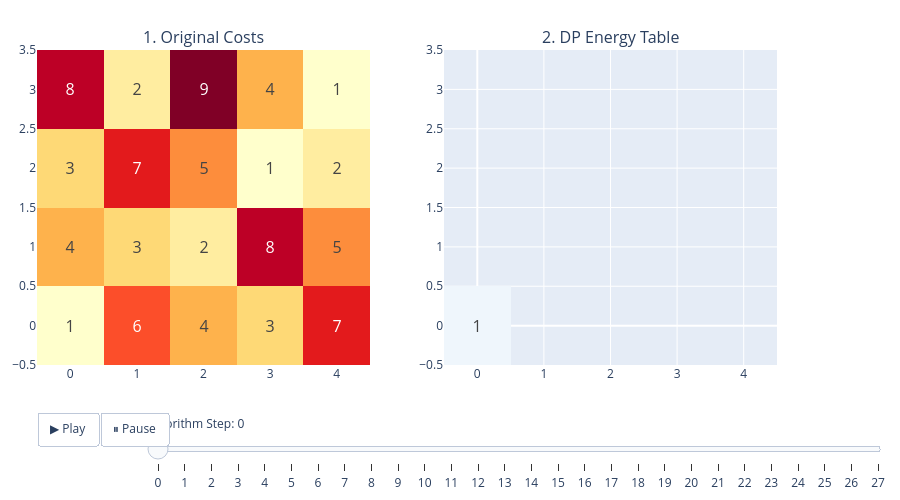

This figure's notebook cell:
### Markdown cell above
---
## 💡 Optional Visual Aid: How the DP Algorithm Works

*Note: This section is purely an interactive visualization to help you understand Dynamic Programming! It is not relevant for the exam.*

Dynamic Programming can be hard to visualize in your head. The code below generates an interactive animation of the `optimal_climb_dp` function you just wrote. 

Use the slider to walk through the algorithm step-by-step. 
1. Watch how it pre-calculates the absolute minimum energy required to reach **every single cell**.
2. Once the table is fully populated, watch how it "backtracks" from the goal, simply choosing the smallest number at each step to trace the perfect path!

### Code cell
import numpy as np
import plotly.graph_objects as go
from plotly.subplots import make_subplots

# The original rock face from Task 1
rock_face = np.array([
    [8, 2, 9, 4, 1],
    [3, 7, 5, 1, 2],
    [4, 3, 2, 8, 5],
    [1, 6, 4, 3, 7]
])

# Flip the rock face mathematically so [0,0] is the bottom-left start
grid = np.flipud(rock_face)
rows, cols = grid.shape

# --- 1. Precompute all DP states for the animation ---
dp_states = []
current_dp = np.full((rows, cols), np.nan)

# Base case
current_dp[0, 0] = grid[0, 0]
dp_states.append(current_dp.copy())

# First column
for i in range(1, rows):
    current_dp[i, 0] = current_dp[i-1, 0] + grid[i, 0]
    dp_states.append(current_dp.copy())

# First row
for j in range(1, cols):
    current_dp[0, j] = current_dp[0, j-1] + grid[0, j]
    dp_states.append(current_dp.copy())

# Rest of the grid
for i in range(1, rows):
    for j in range(1, cols):
        current_dp[i, j] = grid[i, j] + min(current_dp[i-1, j], current_dp[i, j-1])
        dp_states.append(current_dp.copy())

# --- 2. Precompute the backtracking path ---
i, j = rows-1, cols-1
path = [(i, j)]
while i > 0 or j > 0:
    if i == 0:
        j -= 1
    elif j == 0:
        i -= 1
    else:
        if current_dp[i-1, j] < current_dp[i, j-1]:
            i -= 1
        else:
            j -= 1
    path.append((i, j))

path_states = []
current_path = []
for step in reversed(path):
    current_path.append(step)
    path_states.append(list(current_path))

# --- 3. Build the Native Plotly Figure ---
fig = make_subplots(rows=1, cols=2, subplot_titles=("1. Original Costs", "2. DP Energy Table"))

max_val = np.nanmax(dp_states[-1])

# Trace 0: Original Grid (Static)
fig.add_trace(go.Heatmap(
    z=grid, text=grid, texttemplate="%{text}", textfont={"size": 16},
    colorscale="YlOrRd", showscale=False, hoverinfo="none"
), row=1, col=1)

# Trace 1: DP Grid (Initial State)
text_dp_init = [[f"{val:.0f}" if not np.isnan(val) else "" for val in row] for row in dp_states[0]]
fig.add_trace(go.Heatmap(
    z=dp_states[0], text=text_dp_init, texttemplate="%{text}", textfont={"size": 16},
    colorscale="Blues", zmin=0, zmax=max_val, showscale=False, hoverinfo="none"
), row=1, col=2)

# Trace 2: Path on Original (Initial Empty State)
fig.add_trace(go.Scatter(x=[], y=[], mode="markers+lines", 
                         marker=dict(color="lime", size=10), line=dict(color="lime", width=4), 
                         showlegend=False, hoverinfo="none"), row=1, col=1)

# Trace 3: Path on DP (Initial Empty State)
fig.add_trace(go.Scatter(x=[], y=[], mode="markers+lines", 
                         marker=dict(color="lime", size=10), line=dict(color="lime", width=4), 
                         showlegend=False, hoverinfo="none"), row=1, col=2)

# --- 4. Generate Frames ---
frames = []
total_steps = len(dp_states) + len(path_states)

for k in range(total_steps):
    # Determine the current state based on step index
    if k < len(dp_states):
        z_dp = dp_states[k]
        p_trace = []
    else:
        z_dp = dp_states[-1]
        p_trace = path_states[k - len(dp_states)]

    text_dp = [[f"{val:.0f}" if not np.isnan(val) else "" for val in row] for row in z_dp]

    x_coords, y_coords = [], []
    if p_trace:
        y_coords, x_coords = zip(*p_trace) # Note: indices are (row, col) which translates to (y, x)

    # Create the frame updating Traces 1, 2, and 3
    frames.append(go.Frame(
        data=[
            go.Heatmap(z=z_dp, text=text_dp),  # Updates Trace 1
            go.Scatter(x=x_coords, y=y_coords), # Updates Trace 2
            go.Scatter(x=x_coords, y=y_coords)  # Updates Trace 3
        ],
        traces=[1, 2, 3],
        name=f'{k}'
    ))

fig.frames = frames

# --- 5. Layout, Slider, and Buttons ---
slider_steps = [
    dict(method='animate', 
         args=[[f'{k}'], dict(mode='immediate', frame=dict(duration=200, redraw=True), transition=dict(duration=0))], 
         label=f'{k}') 
    for k in range(total_steps)
]

fig.update_layout(
    height=500,
    margin=dict(t=50, b=20, l=20, r=20),
    updatemenus=[dict(
        type="buttons", direction="left", showactive=False,
        x=0.0, y=-0.15, xanchor="left", yanchor="top",
        buttons=[
            dict(label="▶ Play", method="animate", args=[None, dict(frame=dict(duration=200, redraw=True), fromcurrent=True, transition=dict(duration=0))]),
            dict(label="⏸ Pause", method="animate", args=[[None], dict(frame=dict(duration=0, redraw=True), mode="immediate", transition=dict(duration=0))])
        ]
    )],
    sliders=[dict(
        active=0, x=0.15, y=-0.15, xanchor="left", yanchor="top", pad=dict(t=0),
        currentvalue=dict(prefix="Algorithm Step: ", font=dict(size=12)), steps=slider_steps
    )]
)

fig.show()

### Figure 1 — Plotly figure (JSON) as saved in the notebook; plotly's stock layout.template omitted (floating-point values rounded to 4 significant figures)
{"data": [{"colorscale": [[0, "rgb(255,255,204)"], [0.125, "rgb(255,237,160)"], [0.25, "rgb(254,217,118)"], [0.375, "rgb(254,178,76)"], [0.5, "rgb(253,141,60)"], [0.625, "rgb(252,78,42)"], [0.75, "rgb(227,26,28)"], [0.875, "rgb(189,0,38)"], [1, "rgb(128,0,38)"]], "hoverinfo": "none", "showscale": false, "text": [[1, 6, 4, 3, 7], [4, 3, 2, 8, 5], [3, 7, 5, 1, 2], [8, 2, 9, 4, 1]], "textfont": {"size": 16}, "texttemplate": "%{text}", "type": "heatmap", "xaxis": "x", "yaxis": "y", "z": [[1, 6, 4, 3, 7], [4, 3, 2, 8, 5], [3, 7, 5, 1, 2], [8, 2, 9, 4, 1]]}, {"colorscale": [[0, "rgb(247,251,255)"], [0.125, "rgb(222,235,247)"], [0.25, "rgb(198,219,239)"], [0.375, "rgb(158,202,225)"], [0.5, "rgb(107,174,214)"], [0.625, "rgb(66,146,198)"], [0.75, "rgb(33,113,181)"], [0.875, "rgb(8,81,156)"], [1, "rgb(8,48,107)"]], "hoverinfo": "none", "showscale": false, "text": [["1", "", "", "", ""], ["", "", "", "", ""], ["", "", "", "", ""], ["", "", "", "", ""]], "textfont": {"size": 16}, "texttemplate": "%{text}", "type": "heatmap", "xaxis": "x2", "yaxis": "y2", "z": [[1.0, NaN, NaN, NaN, NaN], [NaN, NaN, NaN, NaN, NaN], [NaN, NaN, NaN, NaN, NaN], [NaN, NaN, NaN, NaN, NaN]], "zmax": 24, "zmin": 0}, {"hoverinfo": "none", "line": {"color": "lime", "width": 4}, "marker": {"color": "lime", "size": 10}, "mode": "markers+lines", "showlegend": false, "type": "scatter", "x": [], "xaxis": "x", "y": [], "yaxis": "y"}, {"hoverinfo": "none", "line": {"color": "lime", "width": 4}, "marker": {"color": "lime", "size": 10}, "mode": "markers+lines", "showlegend": false, "type": "scatter", "x": [], "xaxis": "x2", "y": [], "yaxis": "y2"}], "layout": {"annotations": [{"font": {"size": 16}, "showarrow": false, "text": "1. Original Costs", "x": 0.225, "xanchor": "center", "xref": "paper", "y": 1, "yanchor": "bottom", "yref": "paper"}, {"font": {"size": 16}, "showarrow": false, "text": "2. DP Energy Table", "x": 0.775, "xanchor": "center", "xref": "paper", "y": 1, "yanchor": "bottom", "yref": "paper"}], "height": 500, "margin": {"b": 20, "l": 20, "r": 20, "t": 50}, "sliders": [{"active": 0, "currentvalue": {"font": {"size": 12}, "prefix": "Algorithm Step: "}, "pad": {"t": 0}, "steps": [{"args": [["0"], {"frame": {"duration": 200, "redraw": true}, "mode": "immediate", "transition": {"duration": 0}}], "label": "0", "method": "animate"}, {"args": [["1"], {"frame": {"duration": 200, "redraw": true}, "mode": "immediate", "transition": {"duration": 0}}], "label": "1", "method": "animate"}, {"args": [["2"], {"frame": {"duration": 200, "redraw": true}, "mode": "immediate", "transition": {"duration": 0}}], "label": "2", "method": "animate"}, {"args": [["3"], {"frame": {"duration": 200, "redraw": true}, "mode": "immediate", "transition": {"duration": 0}}], "label": "3", "method": "animate"}, {"args": [["4"], {"frame": {"duration": 200, "redraw": true}, "mode": "immediate", "transition": {"duration": 0}}], "label": "4", "method": "animate"}, {"args": [["5"], {"frame": {"duration": 200, "redraw": true}, "mode": "immediate", "transition": {"duration": 0}}], "label": "5", "method": "animate"}, {"args": [["6"], {"frame": {"duration": 200, "redraw": true}, "mode": "immediate", "transition": {"duration": 0}}], "label": "6", "method": "animate"}, {"args": [["7"], {"frame": {"duration": 200, "redraw": true}, "mode": "immediate", "transition": {"duration": 0}}], "label": "7", "method": "animate"}, {"args": [["8"], {"frame": {"duration": 200, "redraw": true}, "mode": "immediate", "transition": {"duration": 0}}], "label": "8", "method": "animate"}, {"args": [["9"], {"frame": {"duration": 200, "redraw": true}, "mode": "immediate", "transition": {"duration": 0}}], "label": "9", "method": "animate"}, {"args": [["10"], {"frame": {"duration": 200, "redraw": true}, "mode": "immediate", "transition": {"duration": 0}}], "label": "10", "method": "animate"}, {"args": [["11"], {"frame": {"duration": 200, "redraw": true}, "mode": "immediate", "transition": {"duration": 0}}], "label": "11", "method": "animate"}, {"args": [["12"], {"frame": {"duration": 200, "redraw": true}, "mode": "immediate", "transition": {"duration": 0}}], "label": "12", "method": "animate"}, {"args": [["13"], {"frame": {"duration": 200, "redraw": true}, "mode": "immediate", "transition": {"duration": 0}}], "label": "13", "method": "animate"}, {"args": [["14"], {"frame": {"duration": 200, "redraw": true}, "mode": "immediate", "transition": {"duration": 0}}], "label": "14", "method": "animate"}, {"args": [["15"], {"frame": {"duration": 200, "redraw": true}, "mode": "immediate", "transition": {"duration": 0}}], "label": "15", "method": "animate"}, {"args": [["16"], {"frame": {"duration": 200, "redraw": true}, "mode": "immediate", "transition": {"duration": 0}}], "label": "16", "method": "animate"}, {"args": [["17"], {"frame": {"duration": 200, "redraw": true}, "mode": "immediate", "transition": {"duration": 0}}], "label": "17", "method": "animate"}, {"args": [["18"], {"frame": {"duration": 200, "redraw": true}, "mode": "immediate", "transition": {"duration": 0}}], "label": "18", "method": "animate"}, {"args": [["19"], {"frame": {"duration": 200, "redraw": true}, "mode": "immediate", "transition": {"duration": 0}}], "label": "19", "method": "animate"}, {"args": [["20"], {"frame": {"duration": 200, "redraw": true}, "mode": "immediate", "transition": {"duration": 0}}], "label": "20", "method": "animate"}, {"args": [["21"], {"frame": {"duration": 200, "redraw": true}, "mode": "immediate", "transition": {"duration": 0}}], "label": "21", "method": "animate"}, {"args": [["22"], {"frame": {"duration": 200, "redraw": true}, "mode": "immediate", "transition": {"duration": 0}}], "label": "22", "method": "animate"}, {"args": [["23"], {"frame": {"duration": 200, "redraw": true}, "mode": "immediate", "transition": {"duration": 0}}], "label": "23", "method": "animate"}, {"args": [["24"], {"frame": {"duration": 200, "redraw": true}, "mode": "immediate", "transition": {"duration": 0}}], "label": "24", "method": "animate"}, {"args": [["25"], {"frame": {"duration": 200, "redraw": true}, "mode": "immediate", "transition": {"duration": 0}}], "label": "25", "method": "animate"}, {"args": [["26"], {"frame": {"duration": 200, "redraw": true}, "mode": "immediate", "transition": {"duration": 0}}], "label": "26", "method": "animate"}, {"args": [["27"], {"frame": {"duration": 200, "redraw": true}, "mode": "immediate", "transition": {"duration": 0}}], "label": "27", "method": "animate"}], "x": 0.15, "xanchor": "left", "y": -0.15, "yanchor": "top"}], "updatemenus": [{"buttons": [{"args": [null, {"frame": {"duration": 200, "redraw": true}, "fromcurrent": true, "transition": {"duration": 0}}], "label": "▶ Play", "method": "animate"}, {"args": [[null], {"frame": {"duration": 0, "redraw": true}, "mode": "immediate", "transition": {"duration": 0}}], "label": "⏸ Pause", "method": "animate"}], "direction": "left", "showactive": false, "type": "buttons", "x": 0, "xanchor": "left", "y": -0.15, "yanchor": "top"}], "xaxis": {"anchor": "y", "domain": [0, 0.45]}, "xaxis2": {"anchor": "y2", "domain": [0.55, 1]}, "yaxis": {"anchor": "x", "domain": [0, 1]}, "yaxis2": {"anchor": "x2", "domain": [0, 1]}}}
